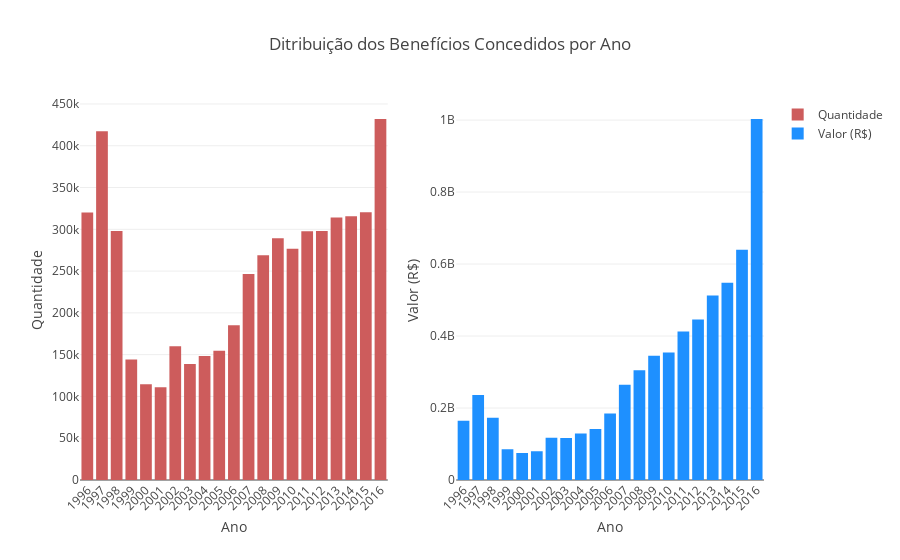

Notebook code cell kept with this figure:
### Markdown cell above
<h3> Visão Geral por Ano</h3>

### Code cell
# Olhando a Quantidade Benefícios Concedidos por Ano

trace1 = go.Bar(
            x = df_aposentadorias.groupby('Ano').sum()['Qte Benefícios Concedidos'].index.values,
            y = df_aposentadorias.groupby('Ano').sum()['Qte Benefícios Concedidos'].values,
            name='Quantidade',
            marker=dict( color='indianred'), 
            )


# Valor dos Benefícios Concedidos (R$)
trace2 = go.Bar(
            x = df_aposentadorias.groupby('Ano').sum()['Vlr Benefícios Concedidos (R$)'].index.values,
            y = df_aposentadorias.groupby('Ano').sum()['Vlr Benefícios Concedidos (R$)'].values,
            name='Valor (R$)',
            marker=dict(color='dodgerblue'),            
            )


fig = tools.make_subplots(rows=1, cols=2)

fig.append_trace(trace1, 1, 1)
fig.append_trace(trace2, 1, 2)

fig['layout'].update(title='Ditribuição dos Benefícios Concedidos por Ano', 
                         yaxis=dict(title='Quantidade'), 
                         yaxis2=dict(title='Valor (R$)'), 
                         xaxis1=dict(title='Ano', tickmode='linear' , tickangle=-45), 
                         xaxis2=dict(title='Ano', tickmode='linear' , tickangle=-45)
                    )
py.iplot(fig)

### Figure 1 — Plotly figure (JSON) as saved in the notebook; plotly's stock layout.template omitted (floating-point values rounded to 4 significant figures)
{"data": [{"marker": {"color": "indianred"}, "name": "Quantidade", "type": "bar", "uid": "dbda1b64-4f41-4a6d-a76c-ddb954c7ff9f", "x": [1996, 1997, 1998, 1999, 2000, 2001, 2002, 2003, 2004, 2005, 2006, 2007, 2008, 2009, 2010, 2011, 2012, 2013, 2014, 2015, 2016], "xaxis": "x", "y": [320242, 417414, 297857, 144149, 114686, 110886, 159961, 138967, 148296, 154749, 185093, 246550, 268921, 289299, 276841, 297707, 298091, 314260, 315542, 320460, 432033], "yaxis": "y"}, {"marker": {"color": "dodgerblue"}, "name": "Valor (R$)", "type": "bar", "uid": "77c4eaa9-e759-4fba-adfe-d50f361c2450", "x": [1996, 1997, 1998, 1999, 2000, 2001, 2002, 2003, 2004, 2005, 2006, 2007, 2008, 2009, 2010, 2011, 2012, 2013, 2014, 2015, 2016], "xaxis": "x2", "y": [164700000.0, 236000000.0, 173000000.0, 85250000.0, 75060000.0, 80170000.0, 117400000.0, 116400000.0, 129500000.0, 141600000.0, 184700000.0, 264800000.0, 305000000.0, 344900000.0, 354400000.0, 412500000.0, 445700000.0, 512900000.0, 547800000.0, 639700000.0, 1003000000.0], "yaxis": "y2"}], "layout": {"autosize": true, "title": {"text": "Ditribuição dos Benefícios Concedidos por Ano"}, "xaxis": {"anchor": "y", "autorange": true, "domain": [0, 0.45], "range": [1996.0, 2016.0], "tickangle": -45, "tickmode": "linear", "title": {"text": "Ano"}, "type": "linear"}, "xaxis2": {"anchor": "y2", "autorange": true, "domain": [0.55, 1], "range": [1996.0, 2016.0], "tickangle": -45, "tickmode": "linear", "title": {"text": "Ano"}, "type": "linear"}, "yaxis": {"anchor": "x", "autorange": true, "domain": [0, 1], "range": [0, 454800.0], "title": {"text": "Quantidade"}, "type": "linear"}, "yaxis2": {"anchor": "x2", "autorange": true, "domain": [0, 1], "range": [0, 1056000000.0], "title": {"text": "Valor (R$)"}, "type": "linear"}}}
